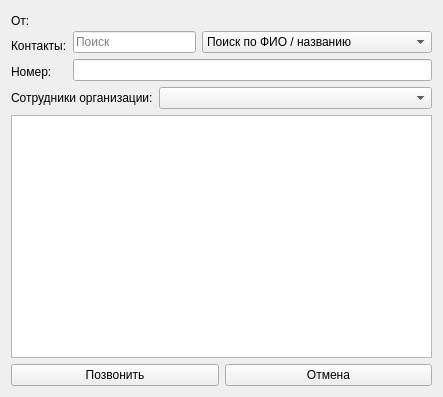
<?xml version="1.0" encoding="UTF-8"?>
<ui version="4.0">
 <class>PlaceCallDialog</class>
 <widget class="QDialog" name="PlaceCallDialog">
  <property name="geometry">
   <rect>
    <x>0</x>
    <y>0</y>
    <width>443</width>
    <height>397</height>
   </rect>
  </property>
  <property name="sizePolicy">
   <sizepolicy hsizetype="Fixed" vsizetype="Fixed">
    <horstretch>0</horstretch>
    <verstretch>0</verstretch>
   </sizepolicy>
  </property>
  <property name="minimumSize">
   <size>
    <width>350</width>
    <height>300</height>
   </size>
  </property>
  <property name="windowTitle">
   <string>Звонок</string>
  </property>
  <property name="windowIcon">
   <iconset resource="images.qrc">
    <normaloff>:/images/outcall-logo.png</normaloff>:/images/outcall-logo.png</iconset>
  </property>
  <layout class="QGridLayout" name="gridLayout">
   <item row="0" column="0">
    <layout class="QHBoxLayout" name="horizontalLayout_2">
     <item>
      <layout class="QVBoxLayout" name="verticalLayout_2">
       <item>
        <widget class="QLabel" name="label">
         <property name="text">
          <string>От:</string>
         </property>
        </widget>
       </item>
       <item>
        <widget class="QLabel" name="label_2">
         <property name="text">
          <string>Контакты:</string>
         </property>
        </widget>
       </item>
       <item>
        <widget class="QLabel" name="label_3">
         <property name="text">
          <string>Номер:</string>
         </property>
        </widget>
       </item>
      </layout>
     </item>
     <item>
      <layout class="QVBoxLayout" name="verticalLayout">
       <item>
        <widget class="QLabel" name="number">
         <property name="text">
          <string/>
         </property>
        </widget>
       </item>
       <item>
        <layout class="QHBoxLayout" name="horizontalLayout">
         <item>
          <widget class="QLineEdit" name="lineEdit">
           <property name="toolTip">
            <string>Поиск по таблице</string>
           </property>
           <property name="placeholderText">
            <string>Поиск</string>
           </property>
           <property name="clearButtonEnabled">
            <bool>true</bool>
           </property>
          </widget>
         </item>
         <item>
          <widget class="QComboBox" name="comboBox">
           <item>
            <property name="text">
             <string>Поиск по ФИО / названию</string>
            </property>
           </item>
           <item>
            <property name="text">
             <string>Поиск по номеру телефона</string>
            </property>
           </item>
           <item>
            <property name="text">
             <string>Поиск сотрудников по организации</string>
            </property>
           </item>
          </widget>
         </item>
        </layout>
       </item>
       <item>
        <widget class="QLineEdit" name="phoneLine">
         <property name="focusPolicy">
          <enum>Qt::StrongFocus</enum>
         </property>
         <property name="toolTip">
          <string>Ввод номера</string>
         </property>
        </widget>
       </item>
      </layout>
     </item>
    </layout>
   </item>
   <item row="1" column="0">
    <layout class="QVBoxLayout" name="verticalLayout_3">
     <item>
      <layout class="QHBoxLayout" name="horizontalLayout_4">
       <item>
        <widget class="QLabel" name="orgLabel">
         <property name="text">
          <string>Сотрудники организации:</string>
         </property>
        </widget>
       </item>
       <item>
        <widget class="QComboBox" name="comboBox_2">
         <property name="sizePolicy">
          <sizepolicy hsizetype="Expanding" vsizetype="Fixed">
           <horstretch>0</horstretch>
           <verstretch>0</verstretch>
          </sizepolicy>
         </property>
        </widget>
       </item>
      </layout>
     </item>
     <item>
      <widget class="QTableView" name="tableView">
       <property name="focusPolicy">
        <enum>Qt::ClickFocus</enum>
       </property>
       <property name="styleSheet">
        <string notr="true">QTableView { selection-color: black; selection-background-color: #18B7FF; }</string>
       </property>
       <property name="selectionBehavior">
        <enum>QAbstractItemView::SelectRows</enum>
       </property>
      </widget>
     </item>
    </layout>
   </item>
   <item row="2" column="0">
    <layout class="QHBoxLayout" name="horizontalLayout_3">
     <item>
      <widget class="QPushButton" name="callButton">
       <property name="focusPolicy">
        <enum>Qt::StrongFocus</enum>
       </property>
       <property name="text">
        <string>Позвонить</string>
       </property>
       <property name="autoDefault">
        <bool>false</bool>
       </property>
      </widget>
     </item>
     <item>
      <widget class="QPushButton" name="cancelButton">
       <property name="focusPolicy">
        <enum>Qt::StrongFocus</enum>
       </property>
       <property name="text">
        <string>Отмена</string>
       </property>
       <property name="autoDefault">
        <bool>false</bool>
       </property>
      </widget>
     </item>
    </layout>
   </item>
  </layout>
 </widget>
 <resources>
  <include location="images.qrc"/>
 </resources>
 <connections/>
</ui>
